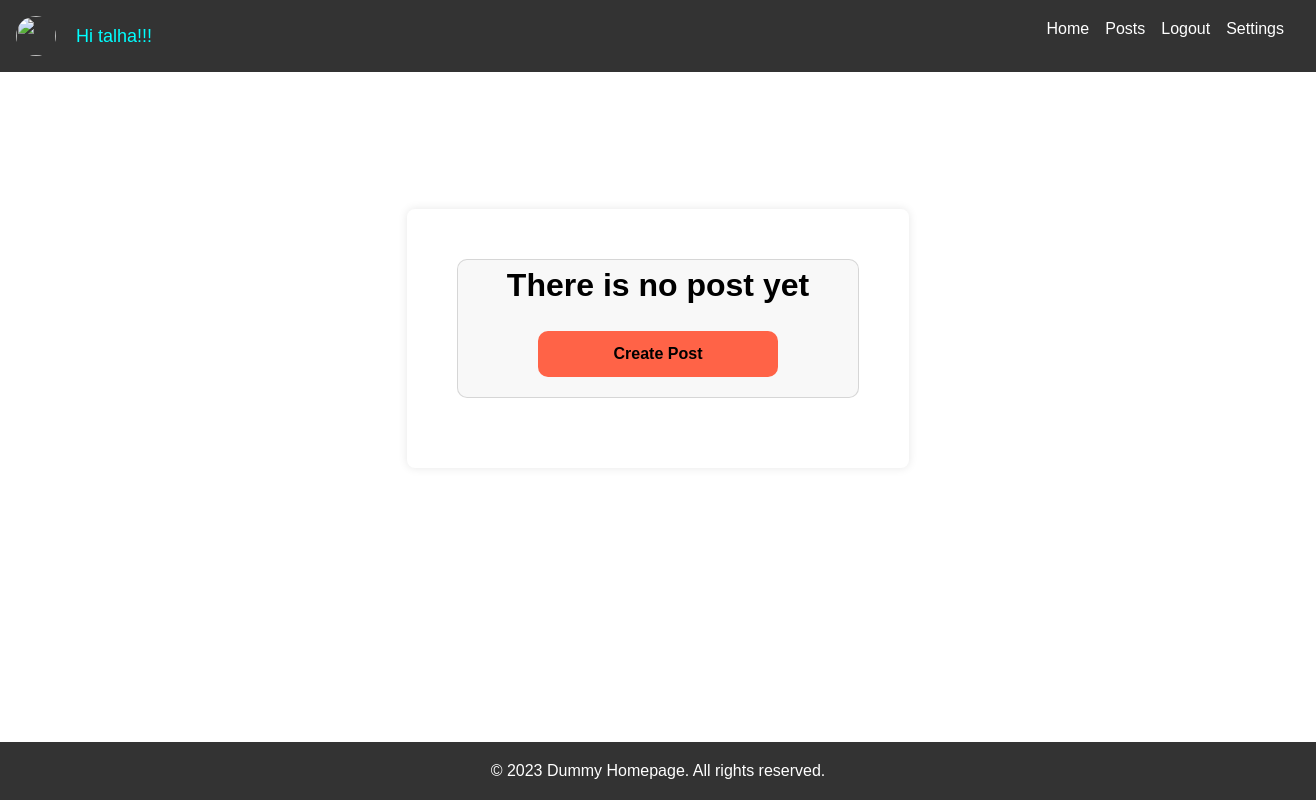
The page /crud/ (signed in) on the database as committed earlier.
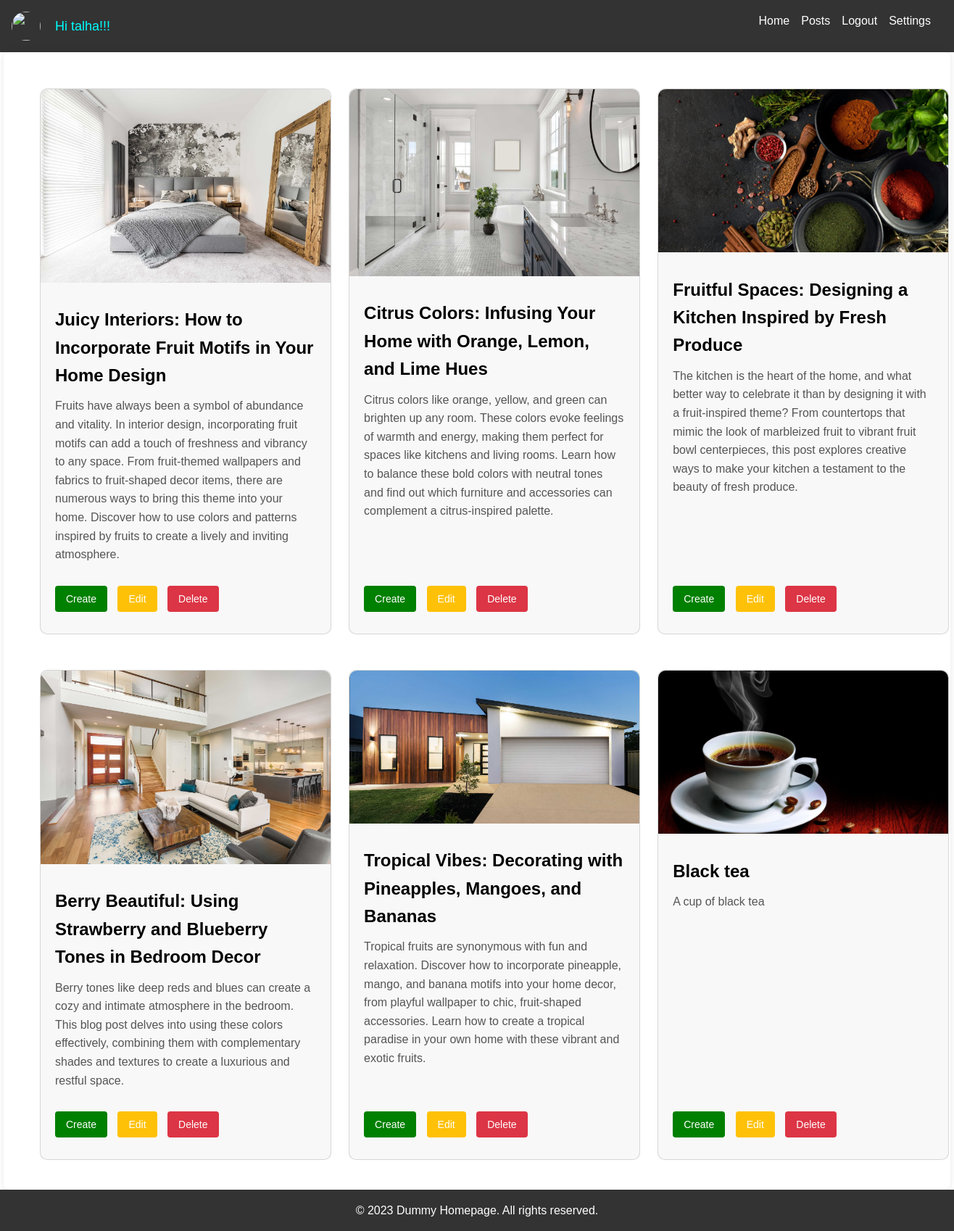
The same page on the database as committed later.
### crud/models.py (models this page shows)
class BlogPost(models.Model):
    img=models.ImageField(upload_to='images/')
    title=models.CharField(max_length=200)
    content=models.TextField()
    author=models.CharField(max_length=50)
    class Meta:
        db_table = 'post_table'
        managed = True
        verbose_name = 'Posts_table'
        verbose_name_plural = 'Posts_table'

### crud/views.py (the view)
# urls.py: path('',views.home,name='blog_post'),
def home(request):
    data=BlogPost.objects.all()
    return render(request,'crud.html',{'info':data})

### templates/crud.html (shortened to what this page needs)
{% extends "base.html" %}
{% load static %}
{% block style %}
<link rel="stylesheet" href='{% static "css/home.css" %}'>
{% endblock style %}
{% block content %}
<link rel="stylesheet" href='{% static "css/crud.css" %}'>
{% if request.user.is_authenticated %}
<div class="container">
    {% if not info %}
      <div class="blog-post">
         <h1>There is no post yet</h1>
         <p class="create_new_post"><a href="{% url 'create_post'%}">Create Post</a></p>
      </div>
    {% endif %}
    {% for data in info %}
    <div class="blog-post" id="post{{ forloop.counter }}">
        <div class="part1">
            {% if data.img %}
            <img src="{{ data.img.url }}" alt="Post Image">
            {% else %}
                <img src="{% static 'images/image1.jpg' %}" alt="Default Image">
            {% endif %}
            <div class="part1-2">
                <h2 class="post-title">{{ data.title }}</h2>
                <p class="post-description">{{ data.content }}</p>
            </div>
        </div>
        <div class="part2">
            <div class="buttons">
            <a href="{% url 'create_post' %}"><button class="add-btn">Create</button></a>
            <a href="{% url 'edit_post' data.id %}"><button class="edit-btn">Edit</button></a>
            <a href="{% url 'delete_post' data.id %}"><button class="delete-btn">Delete</button></a>
            </div>
        </div>
    </div>
    {% endfor %}
</div>
{% endif %}
{% endblock content %}

### templates/base.html (shortened to what this page needs)
{% load static %}
<!DOCTYPE html>
<html lang="en">
<head>
    {% block style %}{% endblock style %}
</head>
<body>
    <header>
        <nav>
            <div class="navBar">
            {% if request.user.is_authenticated %}
            <div class="profile_image">
                <img src='{% static "images/profile.jpg" %}' alt="">
                <p style="color:cyan;font-size:large;">Hi {{request.user.username}}!!! </p> <br>
            </div>
            {% endif %}
            <ul>
                <li><a href="{% url 'home_page' %}">Home</a></li>
                <li><a href="{% url 'blog_post' %}">Posts</a></li>
                {% if request.user.is_authenticated %}
                 <li><a href="{% url 'logout_page' %}">Logout</a></li>
                 <li><a href="{% url 'update_profile' %}">Settings</a></li>
                 {% else %}
                 <li><a href="{% url 'login_page' %}">Login</a> / <a href="{% url 'signup_page' %}">SignUp</a></li>
                 {% endif %}
            </ul>
        </div>
        </nav>
    </header>
    {% block content %}
    {% endblock content %}
    <footer>
        <p>&copy; 2023 Dummy Homepage. All rights reserved.</p>
    </footer>
</body>
</html>

### static/css/home.css (style rules this page uses)
body, h1, h2, h3, p, ul { margin: 0; padding: 0; }
body { font-family: Arial, sans-serif; line-height: 1.6; min-height: 100vh; display: flex; flex-direction: column; }
header { background-color: #333; color: #fff; padding: 1rem; }
nav ul { list-style-type: none; display: flex; float: right; }
nav ul li { margin-right: 1rem; }
nav ul li a { display: inline-block; color: #fff; text-decoration: none; transition: transform 0.3s; }
footer { background-color: #333; color: #fff; text-align: center; padding: 1rem; margin-top: auto; }
.profile_image { width: 20%; display: flex; gap: 20px; align-items: center; }
.profile_image img { width: 40px; height: 40px; border-radius: 100%; }
.navBar { display: flex; justify-content: space-between; }

### static/css/crud.css (style rules this page uses)
.container { background-color: #fff; padding: 20px; border-radius: 8px; box-shadow: 0 0 10px rgba(0, 0, 0, 0.1); margin: auto; display: grid; grid-template-columns: repeat(3,auto); padding: 50px 50px; gap: 2%; }
.blog-post { display: flex; flex-direction: column; justify-content: space-between; margin-bottom: 20px; border: 1px solid rgba(128, 128, 128, 0.281); padding-bottom: 20px; background-color: rgba(172, 172, 172, 0.081); border-radius: 10px; width: 400px; }
.part1 img { border-top-left-radius: 10px; border-top-right-radius: 10px; }
.part2 { padding: 10px 20px; }
.part1-2 { padding: 10px 20px; }
.blog-post img { width: 100%; height: auto; }
.post-title { font-size: 24px; margin: 15px 0 10px; }
.post-description { font-size: 16px; color: #555; margin-bottom: 10px; }
button { padding: 10px 15px; margin-right: 10px; border: none; border-radius: 4px; cursor: pointer; font-size: 14px; }
.edit-btn { background-color: #ffc107; color: #fff; transition: .3s; }
.add-btn { background-color: green; color: #fff; transition: .3s; }
.delete-btn { background-color: #dc3545; color: #fff; transition: .3s; }

Rows that differ between the two databases and show on the page:
added BlogPost: img (picture), title "Juicy Interiors: How to Incorporate Fruit Motifs in Your Home Design", content "Fruits have always been a symbol of abundance and vitality. In interior design, incorporating fruit motifs can add a touch of freshness and vibrancy to any space. From fruit-themed wallpapers and fabrics to fruit-shaped decor items, there are numerous ways to bring this theme into your home. Discover how to use colors and patterns inspired by fruits to create a lively and inviting atmosphere."
added BlogPost: img (picture), title "Citrus Colors: Infusing Your Home with Orange, Lemon, and Lime Hues", content "Citrus colors like orange, yellow, and green can brighten up any room. These colors evoke feelings of warmth and energy, making them perfect for spaces like kitchens and living rooms. Learn how to balance these bold colors with neutral tones and find out which furniture and accessories can complement a citrus-inspired palette."
added BlogPost: img (picture), title "Fruitful Spaces: Designing a Kitchen Inspired by Fresh Produce", content "The kitchen is the heart of the home, and what better way to celebrate it than by designing it with a fruit-inspired theme? From countertops that mimic the look of marbleized fruit to vibrant fruit bowl centerpieces, this post explores creative ways to make your kitchen a testament to the beauty of fresh produce."
added BlogPost: img (picture), title "Berry Beautiful: Using Strawberry and Blueberry Tones in Bedroom Decor", content "Berry tones like deep reds and blues can create a cozy and intimate atmosphere in the bedroom. This blog post delves into using these colors effectively, combining them with complementary shades and textures to create a luxurious and restful space."
added BlogPost: img (picture), title "Tropical Vibes: Decorating with Pineapples, Mangoes, and Bananas", content "Tropical fruits are synonymous with fun and relaxation. Discover how to incorporate pineapple, mango, and banana motifs into your home decor, from playful wallpaper to chic, fruit-shaped accessories. Learn how to create a tropical paradise in your own home with these vibrant and exotic fruits."
added BlogPost: img (picture), title "Black tea", content "A cup of black tea"
Other text that changed with them:
text no longer shown: "There is no post yet Create Post"
